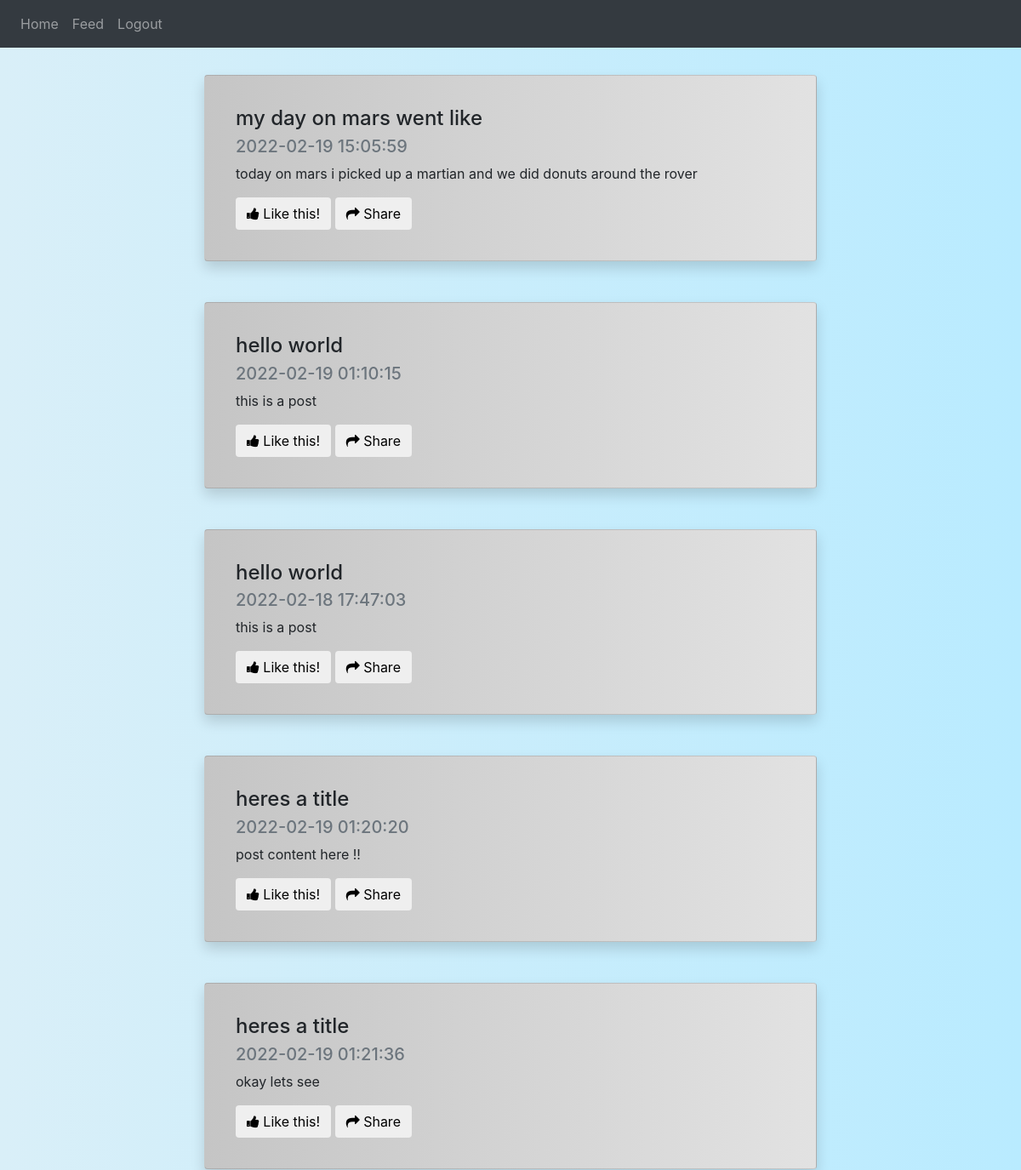
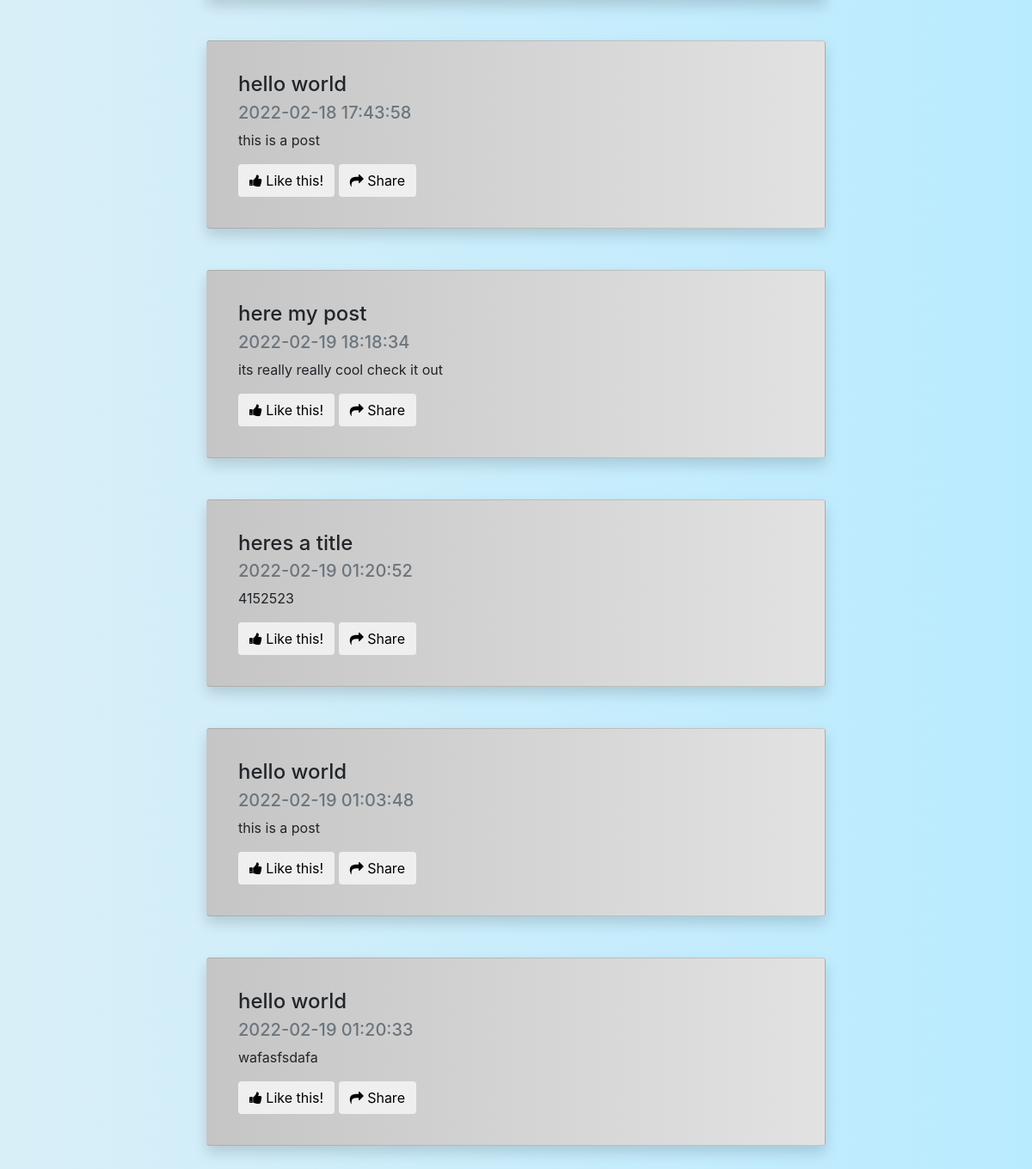
Page /feed (signed in) on the committed database (2 pictures, top to bottom).
### website/models.py (models this page shows, shortened)
class Posts(db.Model):
    post_id = db.Column(db.Integer, primary_key=True, autoincrement=True)
    post_title = db.Column(db.String(175))
    post_content = db.Column(db.String(10000))
    post_image = db.Column(db.LargeBinary)
    post_date = db.Column(db.DateTime(timezone=True), default = func.now())
    post_author = db.Column(db.Integer, db.ForeignKey('users.user_id'))

### website/views.py (the view)
@views.route('/feed')
@login_required
def feed():
    all_posts = db.session.query(Posts).all()
    def shuffle_filter(posts):
        try:
            result = list(posts)
            random.shuffle(result)
            return result
        except:
            return posts
    shuffled = shuffle_filter(all_posts)
    return render_template('feed.html', user=current_user, all_posts=shuffled)

### website/__init__.py (called while the page is built)
def create_app():
    app = Flask(__name__)
    app.config['SECRET_KEY'] = SECRET_KEY
    app.config['SQLALCHEMY_DATABASE_URI'] = f'sqlite:///{DB_NAME}'
    app.config['SQLALCHEMY_TRACK_MODIFICATIONS'] = False
    db.init_app(app)
    from .views import views
    from .auth import auth
    app.register_blueprint(views, url_prefix='/')
    app.register_blueprint(auth, url_prefix='/')
    from .models import Users, Posts, Favorites
    create_database(app)
    login_manager = LoginManager()
    login_manager.login_view = 'auth.login'
    login_manager.init_app(app)
    @login_manager.user_loader
    def load_user(id):
        return Users.query.get(int(id))
    return app

### website/templates/feed.html (shortened to what this page needs)
{% extends 'base.html'%}
{% block style%}
<link rel="stylesheet" href="static/feed_css.css">
{% endblock %}
{% block body%}
    {% for post in all_posts %}
    <div align="center">
        <div class="card shadow p-3 mb-5 bg-white rounded postBG">
            <div class="card-body" align="left">
                <h4 class="card-title">{{ post.post_title }}</h4>
                <h5 class="card-subtitle mb-2 text-muted">{{ post.post_date }}</h5>
                <p class="card-text">{{ post.post_content }}</p>
                <button class="btn btn-white btn-xs"><i class="fa fa-thumbs-up"></i> Like this!</button>
                <button class="btn btn-white btn-xs"><i class="fa fa-share"></i> Share</button>
            </div>
        </div>
    </div>
    {% endfor %}
{% endblock %}

### website/templates/base.html (shortened to what this page needs)
<!DOCTYPE html>
<html lang="en">
<head>
    <link rel="stylesheet" href="https://stackpath.bootstrapcdn.com/bootstrap/4.1.3/css/bootstrap.min.css">
    <link href="https://stackpath.bootstrapcdn.com/font-awesome/4.7.0/css/font-awesome.min.css" rel="stylesheet">
    {% block style%}{% endblock %}
</head>
<body>
    <nav class = "navbar navbar-expand-lg navbar-dark bg-dark">
        <div class ="collapse navbar-collapse" id="navbar">
            <div class ="navbar-nav">
                {% if user.is_authenticated %}
                <a id = "home" href="/home" class="nav-item nav-link">Home</a>
                <a id = "home" href="/feed" class="nav-item nav-link">Feed</a>
                <a id = "logout" href="/logout" class="nav-item nav-link">Logout</a>
                {% else %}
                <a id = "login" href="/login" class="nav-item nav-link">Login</a>
                <a id = "signUp" href="/sign-up" class="nav-item nav-link">Sign Up</a>
                {% endif %}
            </div>
        </div>
    </nav>
    <div class="container">
        {% block body%}
        {%endblock%}
    </div>
</body>
</html>

### website/static/feed_css.css (style rules this page uses)
body { background-image: linear-gradient(to right,#d9eff8, #b9ebff); }
.postBG { background-image: linear-gradient(to left,#e2e2e2, #c5c5c5); margin-top: 2rem; margin-bottom: 1rem; width: 60vw; }

### rows in the picture
Posts: post_title "my day on mars went like", post_date "2022-02-19 15:05:59", post_content "today on mars i picked up a martian and we did donuts around the rover"
Posts: post_title "hello world", post_date "2022-02-19 01:10:15", post_content "this is a post"
Posts: post_title "hello world", post_date "2022-02-18 17:47:03", post_content "this is a post"
Posts: post_title "heres a title", post_date "2022-02-19 01:20:20", post_content "post content here !!"
Posts: post_title "heres a title", post_date "2022-02-19 01:21:36", post_content "okay lets see"
Posts: post_title "hello world", post_date "2022-02-18 17:43:58", post_content "this is a post"
Posts: post_title "here my post", post_date "2022-02-19 18:18:34", post_content "its really really cool check it out"
Posts: post_title "heres a title", post_date "2022-02-19 01:20:52", post_content "4152523"
Posts: post_title "hello world", post_date "2022-02-19 01:03:48", post_content "this is a post"
Posts: post_title "hello world", post_date "2022-02-19 01:20:33", post_content "wafasfsdafa"
